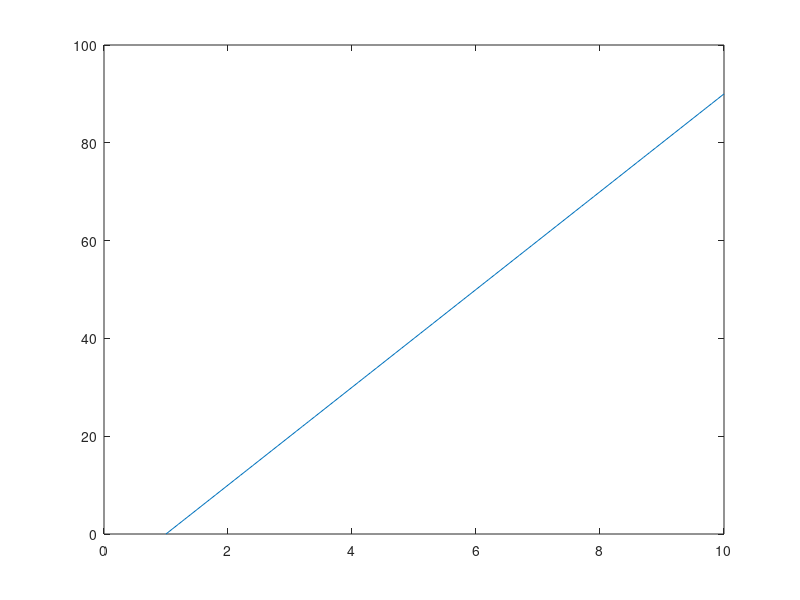

Recreate this plot in MATLAB.
%Integrator Error.
err_vec = 1;

time = 1:0.1:10;
int = 0;
ints = zeros(length(time),1);
for ii = 1: length(time)
    if ii == 1
        int = 1;
    else
        ints(ii) = ints(ii-1, 1) + 0.5*(err_vec + err_vec);
    end

end

plot(time, ints)